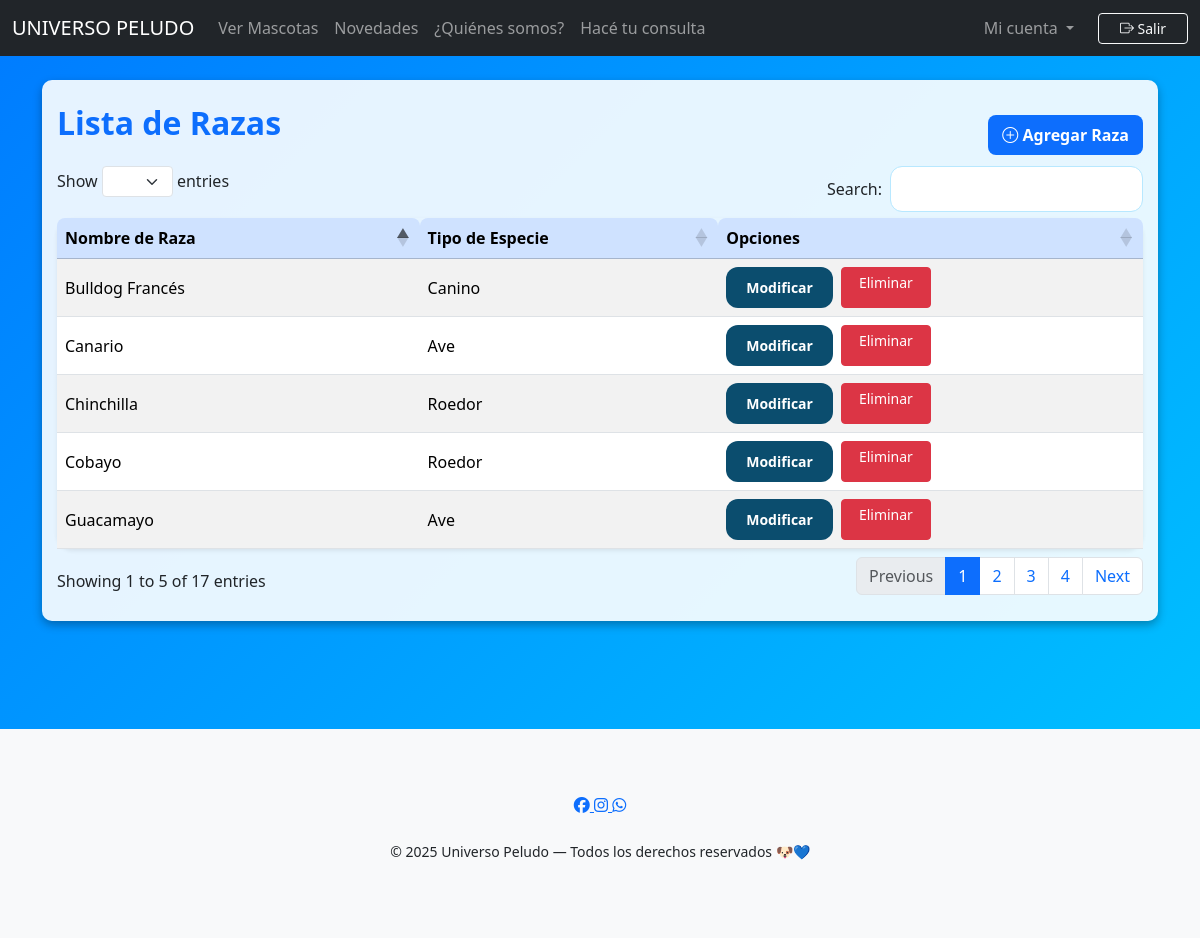
Page /listar_razas/ (signed in) on the earlier database version.
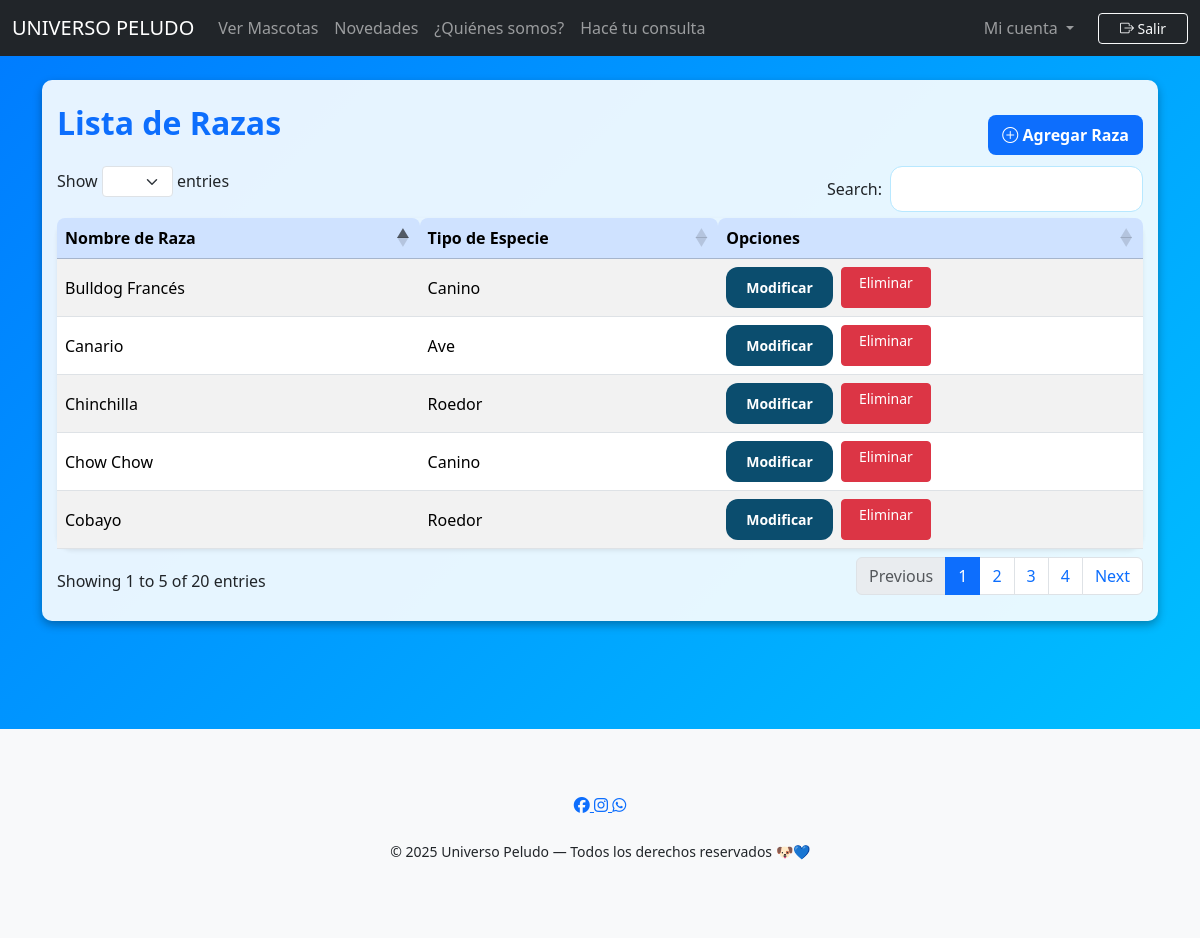
Same page on the later database version.
### apps/core/models.py (models this page shows, shortened)
class Raza(models.Model):
    especie = models.ForeignKey(Especie, on_delete=models.SET_NULL, null=True, blank=True, related_name="razas")
    nombre = models.CharField(max_length=80)

class Especie(models.Model):
    nombre = models.CharField(max_length=80)
    descripcion = models.TextField(default="")
    def __str__(self):
        return f"{self.nombre}"

### apps/core/views.py (the view)
# urls.py: path('listar_razas/', listar_razas, name='listar_razas'),
@login_required(login_url='/login/')
def listar_razas(request):
    razas = Raza.objects.all()
    return render(request, 'admin/raza/listarRaza.html', {'razas': razas})

### apps/core/templates/admin/raza/listarRaza.html (shortened to what this page needs)
{% extends 'base.html' %}
{% block content %}
<div class="table-responsive py-4" style="margin-top: 80px;">
    <div style="display: flex; justify-content: space-between; align-items: center;">
        <h2 class="mb-4 text-primary fw-bold">Lista de Razas</h2>
        <a href="{% url 'crear_raza' %}"
            style="font-weight: 600; text-decoration: none; background: #0d6efd; color: white; padding: 8px 14px; border-radius: 8px;">
            <i class="bi bi-plus-circle"></i> Agregar Raza
        </a>
    </div>
    <table id="tablaUP" class="table table-striped table-hover align-middle shadow-sm rounded-4">
        <thead class="table-primary">
            <tr>
                <th>Nombre de Raza</th>
                <th>Tipo de Especie</th>
                <th>Opciones</th>
            </tr>
        </thead>
        <tbody>
            {% for raza in razas %}
            <tr>
                <td>{{ raza.nombre }}</td>
                <td>{{ raza.especie }}</td>
                <td class="d-flex gap-2">
                    <a href="{% url 'modificar_raza' raza.pk %}" class="btn btn-sm btn-primary">Modificar</a>
                    <a href="{% url 'eliminar_raza' raza.pk %}" class="btn btn-sm btn-danger">Eliminar</a>
                </td>
            </tr>
            {% empty %}
            <tr>
                <td colspan="3" class="text-center text-muted">No hay razas registradas.</td>
            </tr>
            {% endfor %}
        </tbody>
    </table>
</div>
{% endblock %}

Differences in the rows shown:
no longer on this page (row unchanged): Raza: nombre "Guacamayo", especie "Ave"
added Raza: nombre "Chow Chow", especie "Canino"
Other differences:
text written by a page script: "Show entries Search: Showing 1 to 5 of 17 entries Previous 1 2 3 4 Next" → "Show entries Search: Showing 1 to 5 of 20 entries Previous 1 2 3 4 Next"
